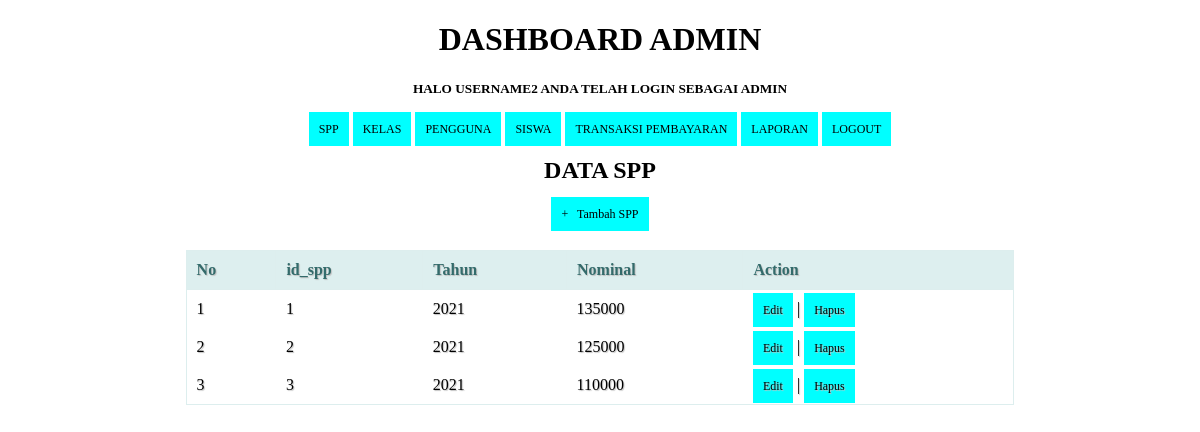
Page /spp.php (signed in) on the committed database.
### tables this page shows
CREATE TABLE `spp` (
  `id_spp` int(11) NOT NULL,
  `tahun` int(11) NOT NULL,
  `nominal` int(11) NOT NULL
);

### spp.php (the view, shortened to what this page needs)
<!DOCTYPE html>
<html>
  <head>
  </head>
<body>
	<?php
  include ('header.php');
?>
    <center><h2>Data SPP</h2><center>
    <center><a href="tambah_spp.php">+ &nbsp; Tambah SPP</a><center>
    <br/>
    <table>
      <thead>
        <tr>
          <th>No</th>
          <th>id_spp</th>
          <th>Tahun</th>
          <th>Nominal</th>
          <th>Action</th>
        </tr>
    </thead>
    <tbody>
      <?php
      $query = "SELECT * FROM spp ORDER BY id_spp ASC";
      $result = mysqli_query($koneksi, $query);
      $no = 1;
      while($row = mysqli_fetch_assoc($result))
      {
      ?>
       <tr>
          <td><?php echo $no; ?></td>
          <td><?php echo $row['id_spp']; ?></td>
          <td><?php echo $row['tahun']; ?></td>
          <td><?php echo substr($row['nominal'], 0, 20); ?></td>
          <td>
              <a href="edit_spp.php?id=<?php echo $row['id_spp']; ?>">Edit</a> |
              <a href="proses_hapusspp.php?id=<?php echo $row['id_spp']; ?>" onClick="return confirm('Anda yakin akan menghapus data ini?')">Hapus</a>
          </td>
      </tr>
      <?php
        $no++;
      }
      ?>
    </tbody>
    </table>
</body>
</html>

### spp.php (style rules this page uses)
* { font-family: "Trebuchet MS"; }
h2 { text-transform: uppercase; color: black; }
table { border: crimson 1px #DC143C; border-collapse: collapse; border-spacing: 0; width: 70%; margin: 10px auto 10px auto; }
table thead th { background-color: #DC143C; border: crimson 1px #DC143C; color: #336B6B; padding: 10px; text-align: left; text-shadow: 1px 1px 1px #DC143C; text-decoration: none; }
table tbody td { border: crimson 1px #DC143C; color: #333; padding: 10px; text-shadow: 1px 1px 1px #DC143C; }
a { background-color: crimson; color: #DC143C; padding: 10px; text-decoration: none; font-size: 12px; }

### header.php (style rules this page uses)
* { font-family: "Trebuchet MS"; }
table { border: solid 1px #DDEEEE; border-collapse: collapse; border-spacing: 0; width: 70%; margin: 10px auto 10px auto; }
table thead th { background-color: #DDEFEF; border: solid 1px #DDEEEE; color: #336B6B; padding: 10px; text-align: left; text-shadow: 1px 1px 1px #C0C0C0; text-decoration: none; }
table tbody td { border: black 1px #DDEEEE; color: #000000 ; padding: 10px; text-shadow: 1px 1px 1px #C0C0C0; }
a { background-color: aqua; color: #000000; padding: 10px; text-decoration: none; font-size: 12px; }

### rows in the picture
spp: id_spp "1", tahun "2021", nominal "135000"
spp: id_spp "2", tahun "2021", nominal "125000"
spp: id_spp "3", tahun "2021", nominal "110000"

### other values in the picture
$_SESSION['username'] "USERNAME2"
$_SESSION['level'] "ADMIN"
